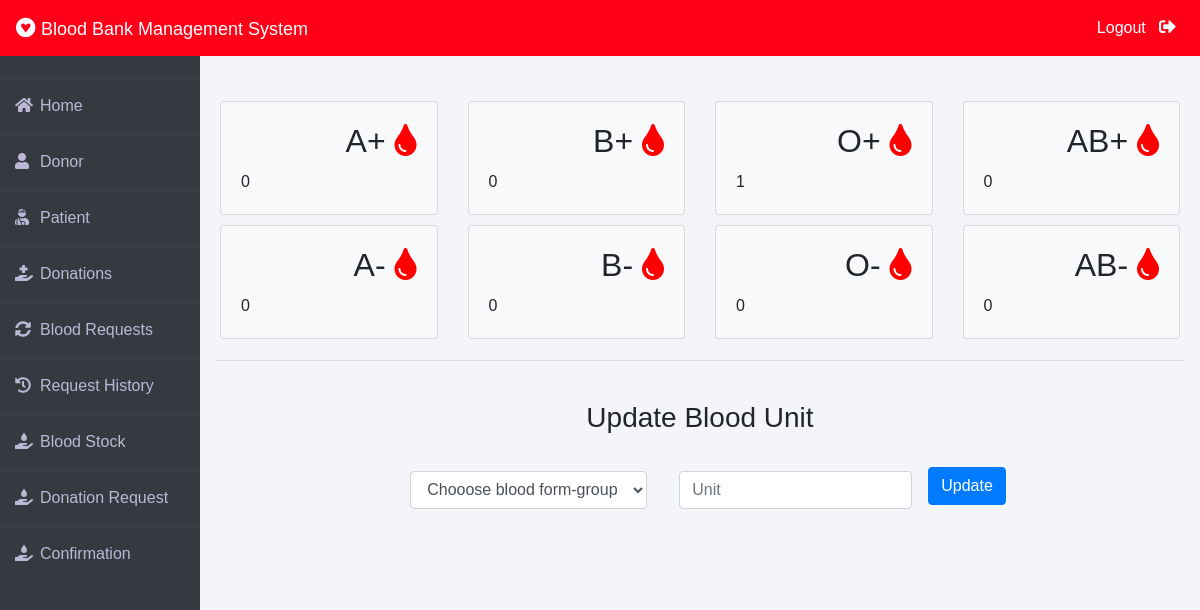
The page /admin-blood (signed in) on the database as committed earlier.
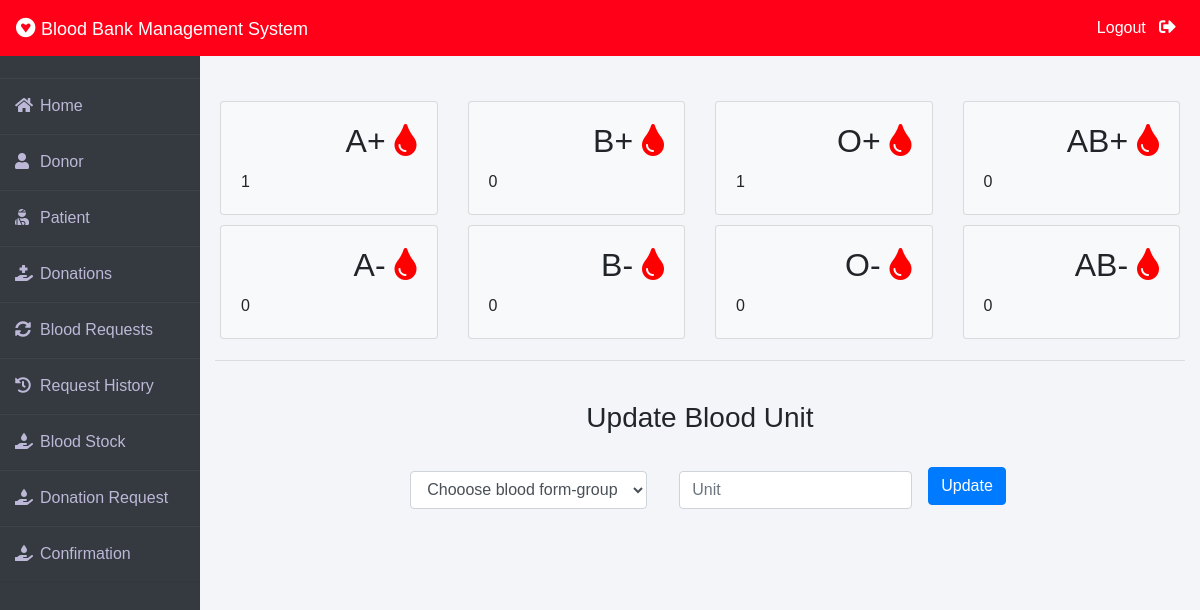
The same page on the database as committed later.
### blood/models.py (models this page shows, shortened)
class Stock(models.Model):
    bloodgroup = models.CharField(max_length=5, choices=[(blood.value, blood.name) for blood in BloodGroup])
    unit = models.PositiveIntegerField(default=0)

### blood/views.py (the view, shortened to what this page needs)
# urls.py: path('admin-blood', views.admin_blood_view,name='admin-blood'),
@login_required(login_url='adminlogin')
def admin_blood_view(request):
    dict={
        'bloodForm':BloodForm(),
        'A1':Stock.objects.get(bloodgroup="A+"),
        'A2':Stock.objects.get(bloodgroup="A-"),
        'B1':Stock.objects.get(bloodgroup="B+"),
        'B2':Stock.objects.get(bloodgroup="B-"),
        'AB1':Stock.objects.get(bloodgroup="AB+"),
        'AB2':Stock.objects.get(bloodgroup="AB-"),
        'O1':Stock.objects.get(bloodgroup="O+"),
        'O2':Stock.objects.get(bloodgroup="O-"),
    }
    return render(request,'blood/admin_blood.html',context=dict)

### blood/forms.py
class BloodForm(forms.ModelForm):
    class Meta:
        model=Stock
        fields=['bloodgroup','unit']

### blood/templates/blood/admin_blood.html (shortened to what this page needs)
{% extends "blood/adminbase.html" %} {% block content %} {% load static %}
<br /><br />
<div class="container">
  <div class="row">
    <div class="col-sm-3">
      <div class="card bg-light">
        <div class="card-body">
          <div class="blood">
            <h2>A+ <i class="fas fa-tint"></i></h2>
          </div>
          <br /><br />
          <div>{{A1.unit}}</div>
        </div>
      </div>
    </div>
    <div class="col-sm-3">
      <div class="card bg-light">
        <div class="card-body">
          <div class="blood">
            <h2>B+ <i class="fas fa-tint"></i></h2>
          </div>
          <br /><br />
          <div>{{B1.unit}}</div>
        </div>
      </div>
    </div>
    <div class="col-sm-3">
      <div class="card bg-light">
        <div class="card-body">
          <div class="blood">
            <h2>O+ <i class="fas fa-tint"></i></h2>
          </div>
          <br /><br />
          <div>{{O1.unit}}</div>
        </div>
      </div>
    </div>
    <div class="col-sm-3">
      <div class="card bg-light">
        <div class="card-body">
          <div class="blood">
            <h2>AB+ <i class="fas fa-tint"></i></h2>
          </div>
          <br /><br />
          <div>{{AB1.unit}}</div>
        </div>
      </div>
    </div>
  </div>
  <div class="row">
    <div class="col-sm-3">
      <div class="card bg-light">
        <div class="card-body">
          <div class="blood">
            <h2>A- <i class="fas fa-tint"></i></h2>
          </div>
          <br /><br />
          <div>{{A2.unit}}</div>
        </div>
      </div>
    </div>
    <div class="col-sm-3">
      <div class="card bg-light">
        <div class="card-body">
          <div class="blood">
            <h2>B- <i class="fas fa-tint"></i></h2>
          </div>
          <br /><br />
          <div>{{B2.unit}}</div>
        </div>
      </div>
    </div>
    <div class="col-sm-3">
      <div class="card bg-light">
        <div class="card-body">
          <div class="blood">
            <h2>O- <i class="fas fa-tint"></i></h2>
          </div>
          <br /><br />
          <div>{{O2.unit}}</div>
        </div>
      </div>
    </div>
    <div class="col-sm-3">
      <div class="card bg-light">
        <div class="card-body">
          <div class="blood">
            <h2>AB- <i class="fas fa-tint"></i></h2>
          </div>
          <br /><br />
          <div>{{AB2.unit}}</div>
        </div>
      </div>
    </div>
  </div>
  <hr />
  <br />
  <h3 class="text-center">Update Blood Unit</h3>
  <br />
  <div class="xyz">
    <form class="form-inline" method="post">
      <div class="form-group mx-sm-3 mb-6">
        <select name="bloodgroup" class="form-control">
          <option disabled="disabled" selected="selected">
            Chooose blood form-group
          </option>
        </select>
      </div>
      <div class="form-group mx-sm-3 mb-6">
        <input
          type="number"
          class="form-control"
          name="unit"
          placeholder="Unit"
        />
      </div>
      <button type="submit" class="btn btn-primary mb-2">Update</button>
    </form>
  </div>
</div>
 {% endblock content %}

Rows that differ between the two databases and show on the page:
changed Stock (number 1 of 8 on the later page): unit "0" → "1"
